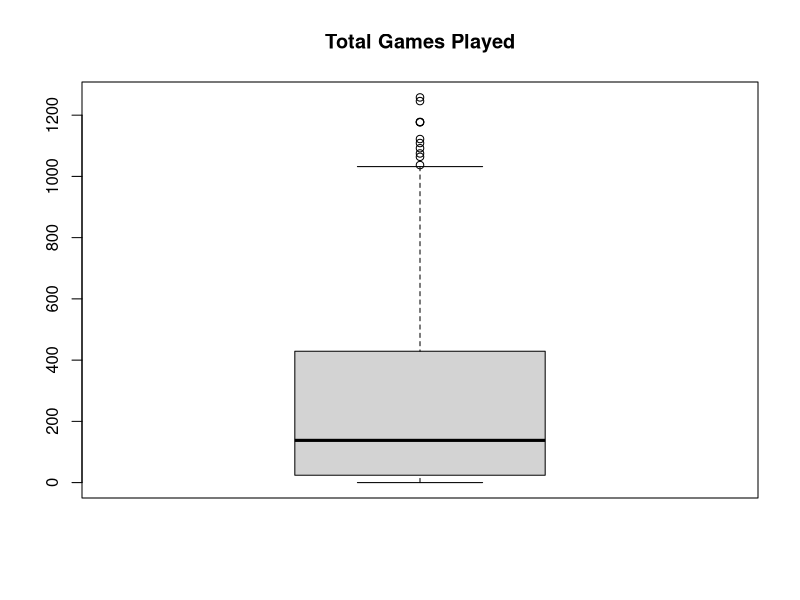
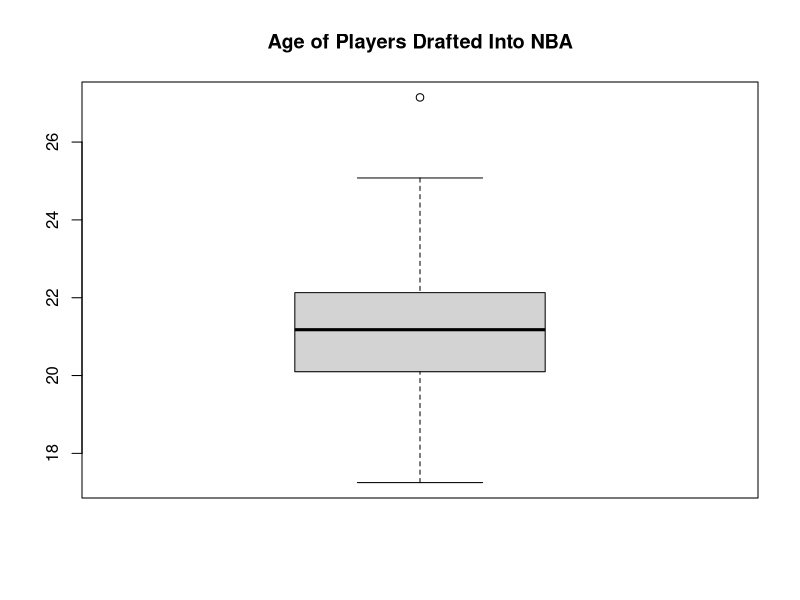

Here is the R script that generated these plots, in order: (Note: this script raises an error after producing the figures.)
# Survival Analysis of Basketball Players Drafted by NBA from 2001-2018
# Time = number of games played in NBA
# Status = whether a player is inactive in the league (retired, cut, etc)
library(survival)

getwd()

data <- read.csv("bball.csv")
head(data)

data2 <- data[, c("Pk", "Tm", "Player", "Age", "Pos", "From", "To", "G")]
head(data2)


# data cleaning
# create 'Status' column; players still playing in 2018 (To column) are active (status=0)
# players with year=NA or year < 2018 (To column) are inactive in NBA (status=1)
# players with NA amount of games played 0 games
# note: 64 players without position listed; all are players with 0 games; changed to NA
summary(data2)

data2$Status <- ifelse(data2$To == 2018, 0, 1)
data2$Status[is.na(data2$Status)] <- 1
data2$G[is.na(data2$G)] <- 0
data2$Pos[which(data2$Pos=='')] <- NA


# exploratory analysis
summary(data2)

boxplot(data2$G, main="Total Games Played")
boxplot(data2$Age, main="Age of Players Drafted Into NBA")

plot(data2$Pos, main="Positions of Players Drafted")



# Kaplan-Meier analysis
kapmodel1 <- survfit(Surv(G, Status) ~ 1, data=data2)
summary(kapmodel1)

plot(kapmodel1, xlab="Number of Games", ylab="Probability", main="Kaplan-Meier Analysis")
  

# Kaplan-Meier non-parametric analysis by player's position
# note1: some players play multiple positions, most played position was used 
# note2: missing position data should not affect results too much assuming they are 
#        random with respect to position
kapmodel2 <- survfit(Surv(G, Status) ~ Pos, na.action=na.exclude, data=data2)
summary(kapmodel2)

plot(kapmodel2, xlab="Number of Games", ylab="Probability", main="Kaplan-Meier by Player's Position", 
     col=c("black", "red", "green"))
legend("topright", c("Centers", "Forwards", "Guards"), col=c("black", "red", "green"), lty=1)


# log-rank test for difference between survival times
survdiff(Surv(G, Status) ~ Pos, na.action=na.exclude, data=data2)


# Peto & Peto's generalized Wilcoxon test for difference between survival times
survdiff(Surv(G, Status) ~ Pos, na.action=na.exclude, data=data2, rho=1)


# Cox Proportional Hazard Models - Coefficients and Hazard Rates
# independent variables used: player's overall pick number, age and position
attach(data2)

vars <- cbind(Pk,Age,Pos)

cox <- coxph(Surv(data2$G, data2$Status) ~ vars, na.action=na.exclude, method ="breslow")
summary(cox)

detach(data2)
